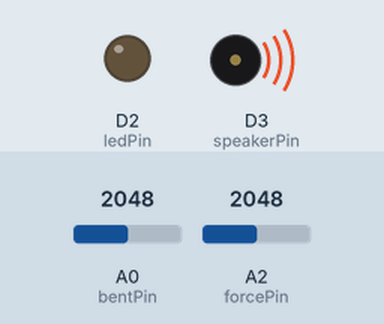
Simulated run of this sketch. Board: Particle Photon. On the bench: output pins drawn as LEDs (lit = HIGH), buzzer (waves = sounding). Dashed ring = blinking. The inputs (shaded band) are chosen by the test bench; at power-on: A2 (forcePin) = 2048, A0 (bentPin) = 2048.

Above: at 3.0 s.
3.1 s: A2 (forcePin) set to 1937
At 5.0 s:
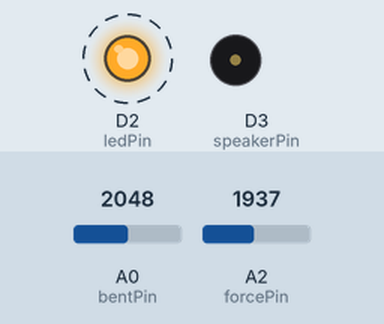
9.6 s: A0 (bentPin) set to 748
13.1 s: A0 (bentPin) set to 644
At 14.7 s:
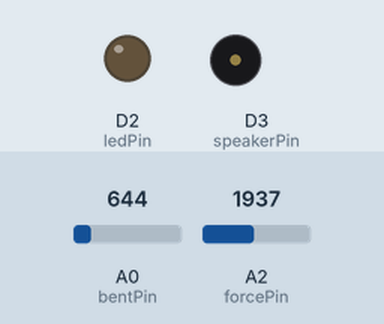
16.1 s: A0 (bentPin) set to 740
At 16.6 s:
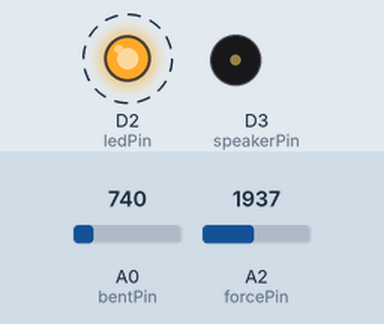
22.6 s: A0 (bentPin) set to 660
At 24.7 s:
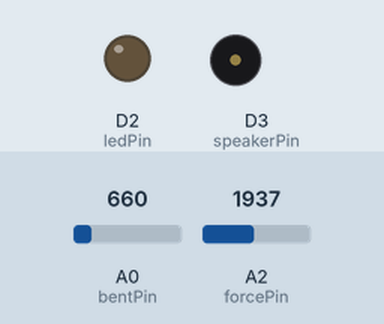
Timing chart, 0 to 26.2 s (numbered marks = the images above; inputs shaded):
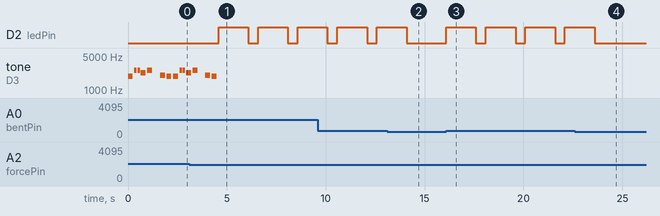

The sketch:

with_ifttt.ino
```cpp
int speakerPin = D3;
int ledPin = D2;
int forcePin = A2;
int bentPin = A0;
// create an array for the notes in the melody:
//C4,G3,G3,A3,G3,0,B3,C4
int melody[] = {1908,2551,2551,2273,2551,0,2024,1908};

// create an array for the duration of notes.
// note durations: 4 = quarter note, 8 = eighth note, etc.:
int noteDurations[] = {4,8,8,4,4,4,4,4 };

int forceReading = 0;
int bentReading = 0;

void setup() {
    pinMode( speakerPin, OUTPUT ); // buzzer
    pinMode( ledPin, OUTPUT ); // Led

    Particle.variable("force", &forceReading, INT);
    Particle.variable("bent", &bentReading, INT);
}

void loop() {
    // playNotes();
    forceReading = analogRead(forcePin);
    bentReading = analogRead(bentPin);
    // delay(1000);

    if (forceReading > 2000 && bentReading > 700) {
        playNotes();
        Particle.publish("detect_force", String(forceReading));
    } else if (bentReading > 700 ) {
        digitalWrite(ledPin, HIGH);
        delay(1500);
        digitalWrite(ledPin, LOW);
        delay(500);
    } else {
        digitalWrite(ledPin, LOW);
    }
}

void playNotes()
{
    // iterate over the notes of the melody:
    for (int thisNote = 0; thisNote < 8; thisNote++) {

      // to calculate the note duration, take one second
      // divided by the note type.digitalWrite(ledPin, LOW);
      //e.g. quarter note = 1000 / 4, eighth note = 1000/8, etc.
      int noteDuration = 1000/noteDurations[thisNote];
      tone(speakerPin, melody[thisNote],noteDuration);

      // to distinguish the notes, set a minimum time between them.
      // the note's duration + 30% seems to work well:
      int pauseBetweenNotes = noteDuration * 1.30;
      delay(pauseBetweenNotes);
      // stop the tone playing:
      noTone(speakerPin);
    }
}
```

Measured:
- the behaviour switches between 2001 and 2000 on A2 (forcePin) (found by bisection; images 0 and 1)
- the behaviour switches between 701 and 700 on A0 (bentPin) (found by bisection; images 1 and 2)
- after the input at 3.1 s, D2 (ledPin): alternates HIGH for 1.5 s and LOW for 0.50 s, starting after 1.5 s; tone on D3 (speakerPin): goes on until 4.5 s, then stays silent
- after the input at 13.1 s, D2 (ledPin): goes on until 14.1 s, then stays LOW
- after the input at 16.1 s, D2 (ledPin): alternates HIGH for 1.5 s and LOW for 0.50 s, starting at once
- after the input at 22.6 s, D2 (ledPin): goes on until 23.6 s, then stays LOW
- by itself, tone on D3 (speakerPin): plays 1908 Hz for 0.25 s, 2551 Hz for 0.12 s, 2551 Hz for 0.12 s, 2273 Hz for 0.25 s, 2551 Hz for 0.25 s, 2024 Hz for 0.25 s … (11 notes in this stretch)
